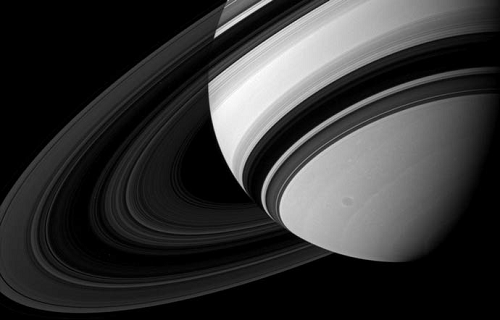
#> input picture computer_vision/images/saturn.png, 500 x 320 px
$ python 20_bluring_images.py
#> lines starting #> are read from the running program, lines starting #| are printed output that depends on the picture
import numpy as np
import cv2
import matplotlib.pyplot as plt
import scipy.stats as st


img = cv2.imread('images/saturn.png', 0)
#> img is the input picture: shape (320, 500); min 0, max 254, mean 51.9
# cv2.imshow('Original', img)
# cv2.waitKey(0)
# cv2.destroyAllWindows()


def cv2_blue():
    # BLURRING WITH cv2.blur()
    # the first argument is the img, the second argument is the size of a normalized
    # box filter (w, h) below is an example of a 3 x 3 box filter
    #
    #            |  1  1  1 |
    #  k = 1/9 * | 1  1  1 |
    #            | 1  1  1 |
    #
    # using matplotlib to plot the two images (original/blur) side by side
    box_blur = cv2.blur(img, (5, 5))  # 5 x 5 盒子滤镜
    plt.subplot(121), plt.imshow(img, cmap='gray', interpolation='bicubic')
    plt.title('Original'), plt.xticks([]), plt.yticks([])
    plt.subplot(122), plt.imshow(box_blur, cmap='gray', interpolation='bicubic')
    plt.title('Box Blur 5 x 5'), plt.xticks([]), plt.yticks([])
    plt.show()


# Creating and inspecting Gaussian Kernels Manually
def gaussian_kernel(k_size, sigma=5):
    """
    :param k_size : 必须为奇数
    :return: a 2D Gaussian Kernel array.
    """
    intervel = (2 * sigma + 1.) / k_size  # 间隔公式: (2 * sigma + 1) / kernel_size
    # TODO 用纯 numpy 处理
    x = np.linspace(-sigma - intervel/2., sigma + intervel/2., k_size + 1)
    k_1d = np.diff(st.norm.cdf(x))
    k_raw = np.sqrt(np.outer(k_1d, k_1d))
    k = k_raw / k_raw.sum()
    return k

gaussians = []
for sigma in range(1, 11):
    gaussians.append(gaussian_kernel(21, sigma))

for i, gauss in enumerate(gaussians):
    plt.subplot(2, 5, i + 1)  # subplot
    plt.imshow(gauss), plt.xticks([]), plt.yticks([])
    plt.title('Sigma = ' + str(i + 1), fontsize=9)
plt.show()
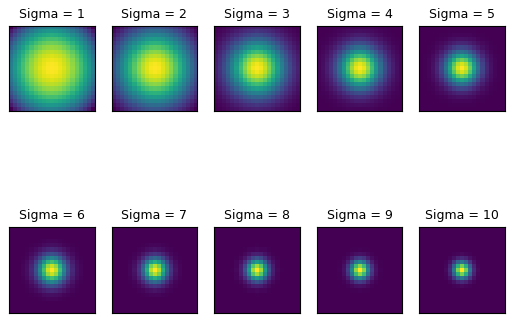
#> figure drawn by matplotlib, 10 panels

gaussian_blur = cv2.GaussianBlur(img, (11, 11), 1)
cv2.imshow('Gaussian Blur 11 x 11, Sigma = 1', gaussian_blur)
cv2.waitKey(0)
cv2.destroyAllWindows()

#cv2_blue()

$ run again, with computer_vision/images/astro_left.png copied over computer_vision/images/saturn.png
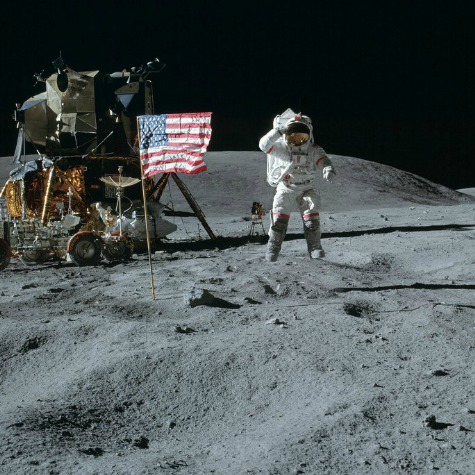
#> input picture computer_vision/images/astro_left.png, 475 x 475 px
#> `img = cv2.imread('images/saturn.png', 0)`:
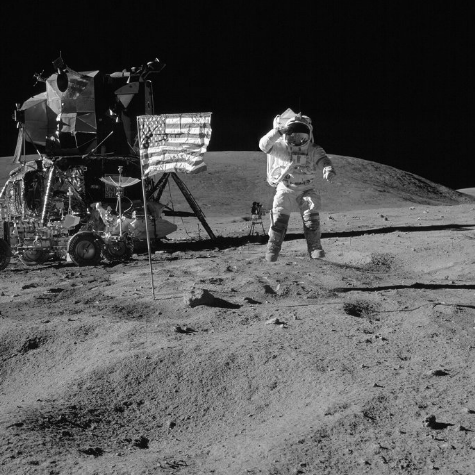
#> img: shape (475, 475); min 1, max 254, mean 81.2

$ run again, with computer_vision/images/bicycle.png copied over computer_vision/images/saturn.png
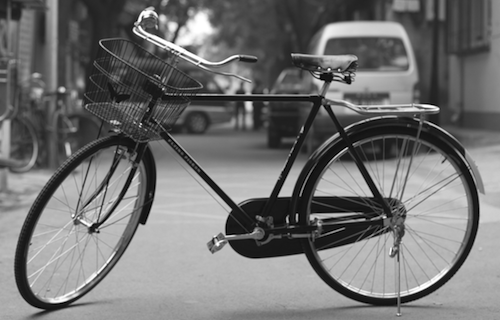
#> input picture computer_vision/images/bicycle.png, 500 x 320 px
#> img is the input picture: shape (320, 500); min 0, max 255, mean 114.2
#> `gaussian_blur = cv2.GaussianBlur(img, (11, 11), 1)`:
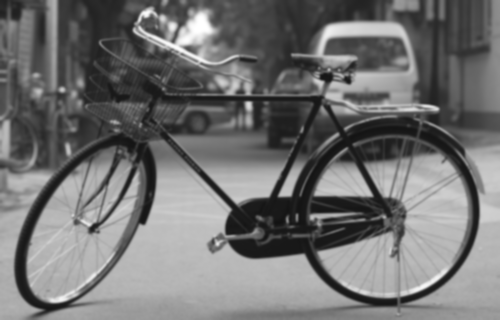
#> gaussian_blur: shape (320, 500); min 18, max 255, mean 114.2
